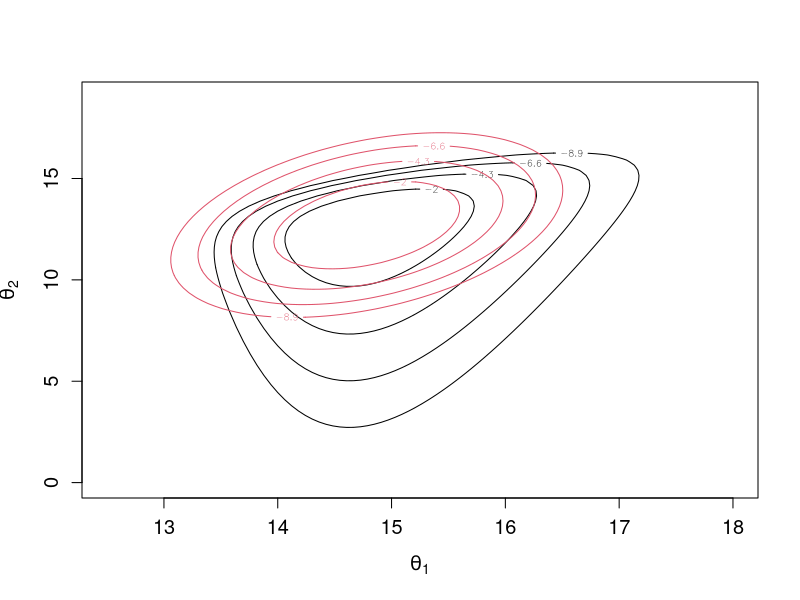
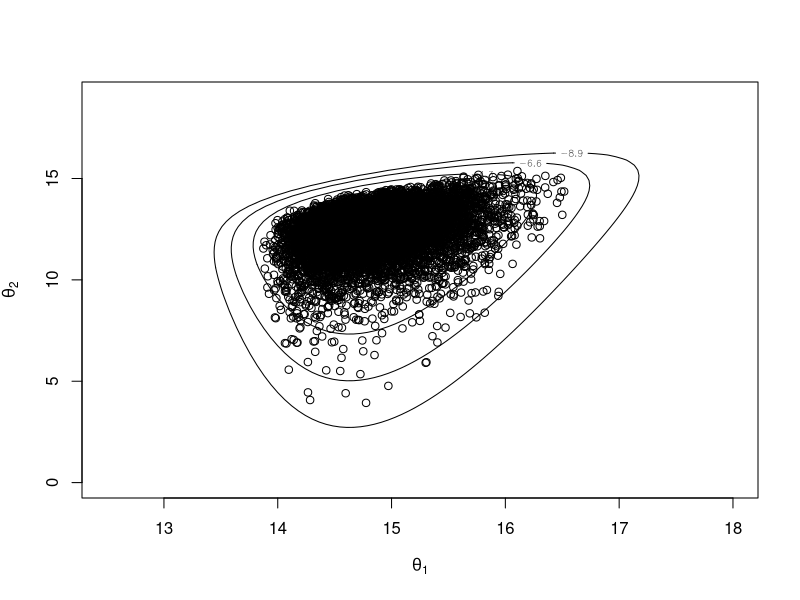
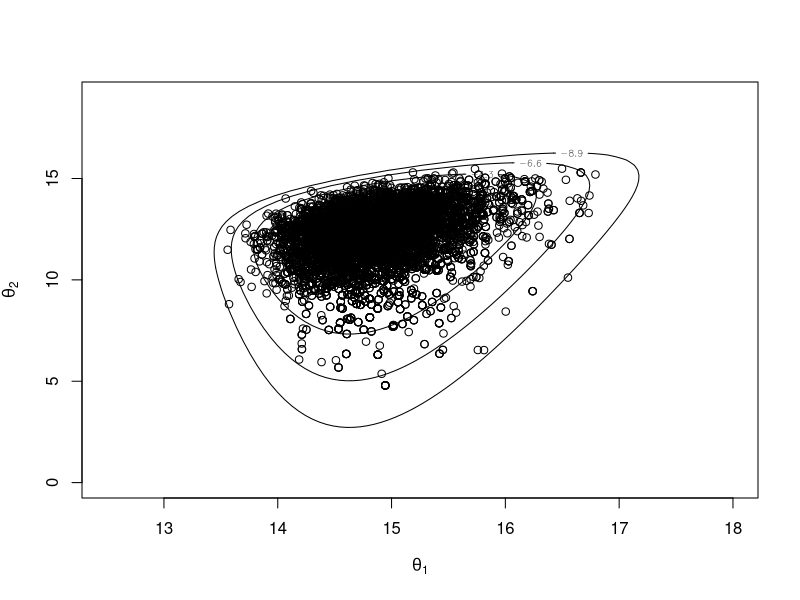

Source code (R) for these figures, in order: (Note: this script raises an error after producing the figures.)

rm(list=ls(all=TRUE))
library(LearnBayes)
library(mvtnorm)

# pump failured
n=8

# sufficient statistic
y1=23721
sumy=15962989

# transformed parameters ~ 
log(sumy)
log(y1)

logpost = function(theta,postpar) {
  theta1 = theta[1]
  theta2 = theta[2]
  sumy = postpar$sumy
  y1 = postpar$y1
  n = postpar$n
  logpostr = -n*theta1 - ((1/exp(theta1)*(sumy - n*(y1 - exp(theta2))))) + theta1 + theta2
  return(logpostr)}

postpar=list(sumy=sumy,y1=y1,n=n)

logf = function(theta, postpar) {
  if (is.matrix(theta) == TRUE) {
    val = matrix(0, c(dim(theta)[1], 1))
    for (j in 1:dim(theta)[1]) val[j] = logpost(theta[j,], postpar)
  }
  else val = logpost(theta, postpar)
  return(val)
}

limits=c(12,18,0,25)
ng=100
x0 = seq(limits[1], limits[2], len = ng)
y0 = seq(limits[3], limits[4], len = ng)
X = outer(x0, rep(1, ng))
Y = outer(rep(1, ng), y0)
n2 = ng^2
den = logf(cbind(X[1:n2], Y[1:n2]), postpar)
den = den - max(den)
den = matrix(den, c(ng, ng))
contour(x0, y0, den,levels = seq(-8.9, 0, by = 2.3), xlim=c(12.5,18),ylim=c(0,19),lwd = 1,
        xlab=expression(theta[1]),ylab=expression(theta[2]),cex.axis=1.2, cex.lab=1.2)

# estimating the mode of the posterior
logpost = function(theta,postpar) {
  theta1 = theta[1]
  theta2 = theta[2]
  sumy = postpar$sumy
  y1 = postpar$y1
  n = postpar$n
  logpostr = -n*theta1 - ((1/exp(theta1)*(sumy - n*(y1 - exp(theta2))))) + theta1 + theta2
  return(logpostr)}

postpar=list(sumy=sumy,y1=y1,n=n)

start=c(25,25)
theta_mle = optim(par=start, logpost, postpar=postpar, method="BFGS",hessian = TRUE, control = list(fnscale = -1))
theta_mle$par
theta_mle$hessian

fisher = solve(-theta_mle$hessian)
fisher

mean1 = c(theta_mle$par[1],theta_mle$par[2])
Var1  = fisher
tpar=list(m=mean1,var=Var1,df=1)

logf_n = function(theta, tpar) {
  if (is.matrix(theta) == TRUE) {
    val = matrix(0, c(dim(theta)[1], 1))
    for (j in 1:dim(theta)[1]) val[j] = dmvnorm(theta[j,], mean = tpar$m, sigma = tpar$var,log=TRUE)
  } else val = dmvnorm(theta, mean = tpar$m, sigma = tpar$var,log=TRUE)
  return(val)
}

limits=c(12,18,0,25)
ng=100
x0 = seq(limits[1], limits[2], len = ng)
y0 = seq(limits[3], limits[4], len = ng)
X = outer(x0, rep(1, ng))
Y = outer(rep(1, ng), y0)
n2 = ng^2
den1 = logf_n(cbind(X[1:n2], Y[1:n2]), tpar)
den1 = den1 - max(den1)
den1 = matrix(den1, c(ng, ng))
contour(x0, y0, den1, levels = seq(-8.9, 0, by = 2.3), xlim=c(12.5,18),ylim=c(0,19),lwd = 1,
        xlab=expression(theta[1]),ylab=expression(theta[2]),cex.axis=1.2, cex.lab=1.2, add=TRUE, col=2)

# reject sampling
log_rej = function(theta,postpar,tpar){
  l_rej = logpost(theta,postpar) - dmt(theta, mean = c(tpar$m), S = tpar$var, df = tpar$df,log=TRUE) 
  return(l_rej)
}

tpar=list(m=mean1,var=Var1,df=3)

start=c(15,15)
theta_rej=optim(par=start,log_rej,postpar=postpar,tpar=tpar,method="BFGS",hessian = TRUE, control = list(fnscale = -1))
theta_rej$par

dmax=log_rej(theta_rej$par,postpar=postpar,tpar=tpar)
dmax

# Accept/reject method
set.seed(7)
M = 15000
d = length(tpar$m)
theta = rmt(M,mean = c(tpar$m), S = tpar$var, df = tpar$df)
lf = matrix(0, c(dim(theta)[1], 1))

for (j in 1:dim(theta)[1]) lf[j] = logpost(theta[j,],postpar=postpar)

lg = dmt(theta,  mean = c(tpar$m), S = tpar$var, df = tpar$df, log = TRUE)
if (d == 1) {
  prob = exp(c(lf) - lg - dmax)
  draws1=(theta[runif(n) < prob])
} else {
  prob = exp(lf - lg - dmax)
  draws1=(theta[runif(n) < prob, ])
}

nd = nrow(draws1)
accept_rate = nd/M
accept_rate  

plot(draws1[,1],draws1[,2],
     xlab=expression(theta[1]),xlim=c(12.5,18),ylim=c(0,19),ylab=expression(theta[2]),pch=1)
contour(x0, y0, den, levels = seq(-8.9, 0, by = 2.3), xlim=c(12.5,18),ylim=c(0,19),lwd = 1,
        xlab=expression(theta[1]),ylab=expression(theta[2]),cex.axis=1.2, cex.lab=1.2, add=TRUE)

# SIR method
set.seed(7)
sir_sexp = function (logf, tpar, n, infor) 
{
  k = length(tpar$m)
  theta = rmt(n, mean = c(tpar$m), S = tpar$var, df = tpar$df)
  lf = matrix(0, c(dim(theta)[1], 1))
  for (j in 1:dim(theta)[1]) lf[j] = logf(theta[j, ], infor)
  lp = dmt(theta, mean = c(tpar$m), S = tpar$var, df = tpar$df, 
           log = TRUE)
  md = max(lf - lp)
  wt = exp(lf - lp - md)
  probs = wt/sum(wt)
  indices = sample(1:n, size = n, prob = probs, replace = TRUE)
  if (k > 1) 
    theta = theta[indices, ]
  else theta = theta[indices]
  return(theta)
}

theta=sir_sexp(logpost,tpar,nd,postpar)

plot(theta[,1],theta[,2],xlim=c(12.5,18),ylim=c(0,19),
     xlab=expression(theta[1]),ylab=expression(theta[2]),pch=1)
contour(x0, y0, den, levels = seq(-8.9, 0, by = 2.3), xlim=c(13,17),ylim=c(0,19),lwd = 1,
        xlab=expression(theta[1]),ylab=expression(theta[2]),cex.axis=1.2, cex.lab=1.2, add=TRUE)

plot(c(0,0,0),S$summary,type="b",lwd=3,xlim=c(-1,21),
        ylim=c(5,11), xlab="Observation removed",ylab="log K")
for (i in 1:20)
 lines(c(i,i,i),S$summary.obs[i,],type="b")

# density function
post = function(theta1,theta2,sumy,y1,n) {
  logpostr = -n*theta1 - ((1/exp(theta1)*(sumy - n*(y1 - exp(theta2))))) + theta1 + theta2
  return(exp(logpostr- max(logpostr)))} 


I=integrate(post,10,18,theta2=12,sumy=sumy,y1=y1,n=n)
par(mfrow=c(1,1))

#using normal distribution as proposal distribution
curve(post(x,theta2=12,sumy=sumy,y1=y1,n=n)/I$value,from=10,to=18,
      ylab="Density", xlab=expression(theta[1]),lwd=3, main="Densities",ylim=c(0,1))
curve(dnorm(x,mean1[1],sqrt(0.1666)),add=TRUE)

curve(dnorm(x,15,0.5),add=TRUE)
legend("topright",legend=c("Exact","Normal"),lwd=c(3,1))
curve(post(x,theta2=12,sumy=sumy,y1=y1,n=n)/I$value/dnorm(x,15,0.5),from=10,to=18, ylab="Weight",xlab="log trans",main="Weight = g/p")

# using t distribution as proposal
curve(post(x,theta2=12,sumy=sumy,y1=y1,n=n)/I$value,from=13,to=18,
      ylab="Density", xlab=expression(theta[1]),lwd=3, main="Densities",ylim=c(0,1))

curve(dmt(x,15,0.3,3),add=TRUE)
legend("topright",legend=c("Exact","Normal"),lwd=c(3,1))

curve(post(x,theta2=12,sumy=sumy,y1=y1,n=n)/I$value/dmt(x,15,0.5,2),from=10,to=18, ylab="Weight",xlab="log trans",main="Weight = g/p")

# using package

# importance sampling
post = function(theta,postpar) {
  sumy = postpar$sumy
  y1 = postpar$y1
  n = postpar$n
  theta1 = theta[1]
  theta2 = theta[2]
  logpostr = -n*theta1 - ((1/exp(theta1)*(sumy - n*(y1 - exp(theta2))))) + theta1 + theta2
  return(logpostr)} 

tpar=list(m=mean1,var=2*Var1,df=2)
postpar=list(sumy=sumy,y1=y1,n=n)

imporsampl = function (logf, tpar, h, n, data) 
{
  theta = rmt(n, mean = c(tpar$m), S = tpar$var, df = tpar$df)
  lf = matrix(0, c(dim(theta)[1], 1))
  for (j in 1:dim(theta)[1]) lf[j] = logf(theta[j, ], data)
  H = lf
  for (j in 1:dim(theta)[1]) H[j] = h(theta[j, ])
  lp = dmt(theta, mean = c(tpar$m), S = tpar$var, df = tpar$df, 
           log = TRUE)
  md = max(lf - lp)
  wt = exp(lf - lp - md)
  est = sum(wt * H)/sum(wt)
  SEest = sqrt(sum((H - est)^2 * wt^2))/sum(wt)
  return(list(est = est, se = SEest, theta = theta, wt = wt))
}

# mean
myfunc=function(theta) return(theta[2])

s=imporsampl(post,tpar,myfunc,10000,postpar)
cbind(s$est,s$se)
mu = s$est
mu

hist(s$wt,freq=FALSE)

# second moment
myfunc=function(theta) return(theta[1]^2)

s=imporsampl(post,tpar,myfunc,10000,postpar)
cbind(s$est,s$se)
mu2 = s$est
mu2

var_theta = mu2 - mu^2
var_theta

# variance
myfunc=function(theta) return((theta[2]-mu)^2)

s=imporsampl(post,tpar,myfunc,10000,postpar)
cbind(s$est,s$se)
var2 = s$est
var2

mycontour(post,c(10,20,0,25),postpar,tpar)
points(s$theta[,1],s$theta[,2])

# laplace approximation

myfunc=function(theta) return(log(theta))

post_laplace = function(theta,postpar,myfunc) {
  sumy = postpar$sumy
  y1 = postpar$y1
  n = postpar$n
  theta1 = theta[1]
  theta2 = theta[2]
  logpostr = -n*theta1 - ((1/exp(theta1)*(sumy - n*(y1 - exp(theta2))))) + theta1 + theta2 - log(myfunc(theta1)) - log(myfunc(theta2))
  return(logpostr)} 


start=c(15,13)
theta_lap=optim(par=start,post_laplace,postpar=postpar, myfunc=myfunc,method="BFGS",hessian = TRUE, control = list(fnscale = -1))
theta_lap$par
theta_lap$hessian

mean1_lap = c(theta_lap$par[1],theta_lap$par[2])
mean1_lap

fisher_lap = solve(-theta_lap$hessian)
fisher_lap

mean1 = c(theta_mle$par[1],theta_mle$par[2])
Var1  = fisher

numer = (mean1_lap * sqrt(det(fisher_lap))*exp(-logpost(mean1_lap,postpar)))
denom = (sqrt(det(fisher))*exp(-logpost(mean1,postpar)))

expec_lap = numer/denom
expec_lap

library(psych)

m=outer(solve(fisher),1/mean1,FUN="+") 
A=solve(m[1,,])
A=sqrt(det(A))
B=sqrt(det(fisher))

# part 7
b = function(theta) return(exp(theta[,1]))
m = function(theta, smin) return(smin - exp(theta[,2]))

t0 = 10^6
R = function(t0,theta,smin) return(exp(-(t0 - m(theta,smin))/b(theta)))
hist(R(t0,theta,postpar$y1))
plot(density(R(t0,theta,postpar$y1)), main="")
abline(v=mean(R(t0,theta,postpar$y1)), col=2, lty=2)
abline(v=quantile(R(t0,theta,postpar$y1), probs = c(0.025, 0.975)), col=2, lty=2)

mean(R(t0,theta,postpar$y1))
var(R(t0,theta,postpar$y1))
sd(R(t0,theta,postpar$y1))
quantile(R(t0,theta,postpar$y1), probs = c(0.025, 0.975))
